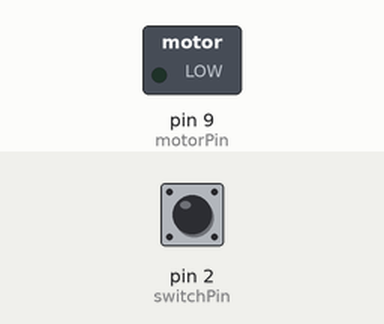
A sketch run on a simulated Arduino Uno, built with avr-gcc and run on an emulated ATmega328P. On the bench: switched loads named in the sketch (green lamp = pin HIGH). The inputs (shaded band) are chosen by the test bench; at power-on: pin 2 (switchPin) LOW.

Above: at 1.2 s.
1.3 s: pin 2 (switchPin) pulled HIGH for 0.15 s
At 1.37 s:
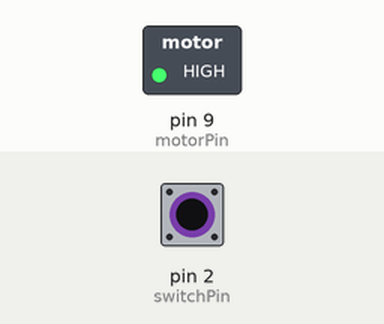
2.9 s: pin 2 (switchPin) pulled HIGH for 3.2 s
At 6.8 s:
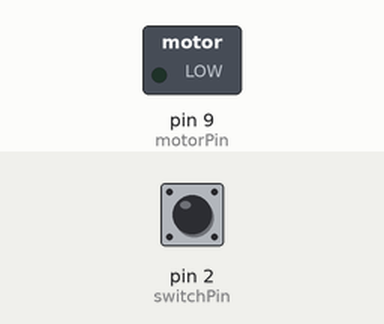
Timing chart, 0 to 8.3 s (numbered marks = the images above; inputs shaded):
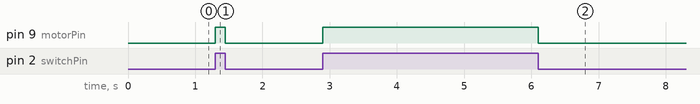

The sketch:

motorized_pinwheel.ino
```cpp
const int switchPin = 2;
const int motorPin = 9;
boolean switchOn = false;

void setup() {
  pinMode(switchPin, INPUT);
  pinMode(motorPin, OUTPUT);
}

void loop() {
  if (digitalRead(switchPin) == HIGH) {
    switchOn = true;
  } else {
    switchOn = false;
  }

  if (switchOn) {
    digitalWrite(motorPin, HIGH);
  } else {
    digitalWrite(motorPin, LOW);
  }
}
```

Measured:
- after the input at 1.3 s, pin 9 (motorPin): LOW → HIGH at once, → LOW 0.15 s later
- after the input at 2.9 s, pin 9 (motorPin): LOW → HIGH at once, → LOW 3.2 s later
